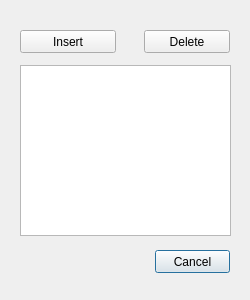
<?xml version="1.0" encoding="UTF-8"?>
<ui version="4.0">
 <class>mincut_selector</class>
 <widget class="QDialog" name="mincut_selector">
  <property name="geometry">
   <rect>
    <x>0</x>
    <y>0</y>
    <width>250</width>
    <height>300</height>
   </rect>
  </property>
  <property name="minimumSize">
   <size>
    <width>250</width>
    <height>300</height>
   </size>
  </property>
  <property name="maximumSize">
   <size>
    <width>250</width>
    <height>325</height>
   </size>
  </property>
  <property name="windowTitle">
   <string>Mincut selector</string>
  </property>
  <property name="sizeGripEnabled">
   <bool>false</bool>
  </property>
  <widget class="QPushButton" name="btn_cancel">
   <property name="geometry">
    <rect>
     <x>155</x>
     <y>250</y>
     <width>75</width>
     <height>23</height>
    </rect>
   </property>
   <property name="text">
    <string>Cancel</string>
   </property>
  </widget>
  <widget class="QPushButton" name="btn_delete">
   <property name="geometry">
    <rect>
     <x>144</x>
     <y>30</y>
     <width>86</width>
     <height>23</height>
    </rect>
   </property>
   <property name="text">
    <string>Delete</string>
   </property>
  </widget>
  <widget class="QPushButton" name="btn_insert">
   <property name="geometry">
    <rect>
     <x>20</x>
     <y>30</y>
     <width>96</width>
     <height>23</height>
    </rect>
   </property>
   <property name="text">
    <string>Insert</string>
   </property>
  </widget>
  <widget class="QTableView" name="tbl">
   <property name="geometry">
    <rect>
     <x>20</x>
     <y>65</y>
     <width>211</width>
     <height>171</height>
    </rect>
   </property>
  </widget>
 </widget>
 <tabstops>
  <tabstop>btn_insert</tabstop>
  <tabstop>btn_delete</tabstop>
  <tabstop>tbl</tabstop>
  <tabstop>btn_cancel</tabstop>
 </tabstops>
 <resources/>
 <connections/>
 <designerdata>
  <property name="gridDeltaX">
   <number>5</number>
  </property>
  <property name="gridDeltaY">
   <number>5</number>
  </property>
  <property name="gridSnapX">
   <bool>true</bool>
  </property>
  <property name="gridSnapY">
   <bool>true</bool>
  </property>
  <property name="gridVisible">
   <bool>true</bool>
  </property>
 </designerdata>
</ui>
